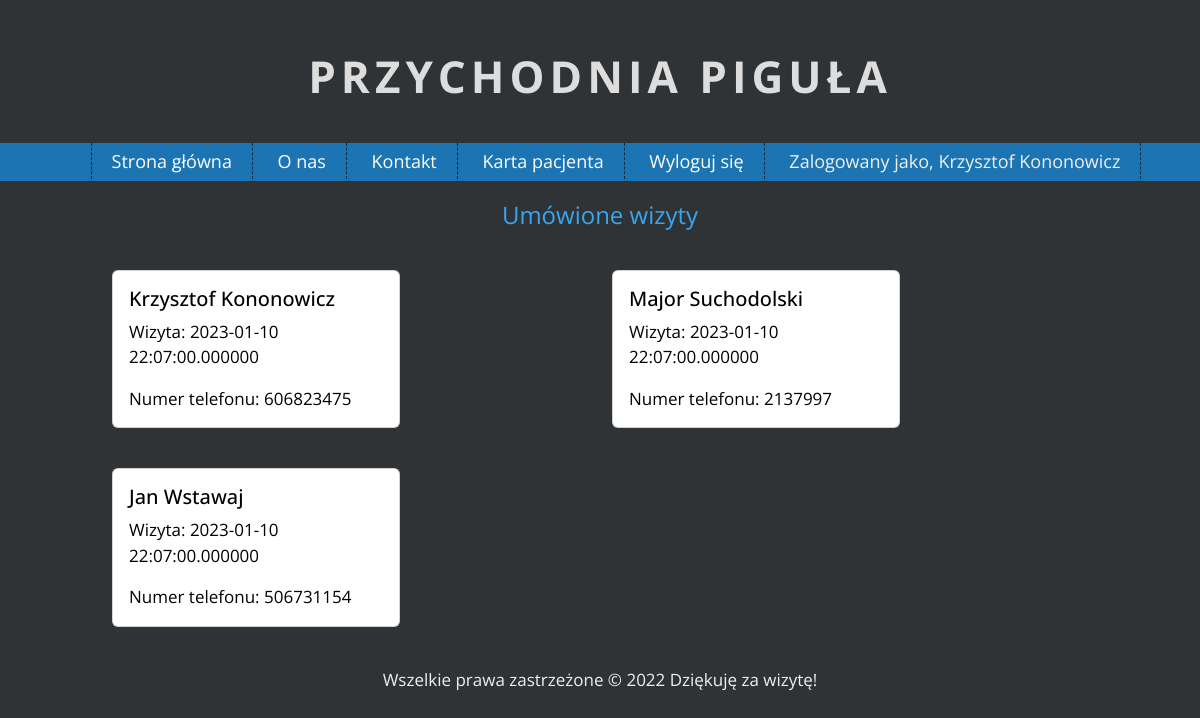
Page /visit-list/1 (signed in) on the committed database.
### app/models.py (models this page shows, shortened)
class Patient(UserMixin, db.Model):
    __tablename__ = "patient"
    id = db.Column(db.Integer, primary_key=True)
    name = db.Column(db.String(80), unique=False, nullable=False)
    surname = db.Column(db.String(80), unique=False, nullable=False)
    password = db.Column(db.String(80), unique=False, nullable=False)
    sex = db.Column(db.Boolean, unique=False, nullable=False)
    email = db.Column(db.String(120), unique=True, nullable=False)
    pesel = db.Column(db.String(80), unique=True, nullable=False)
    phone = db.Column(db.String(80), unique=True, nullable=False)
    doctor = db.relationship('Doctor', secondary='visit', back_populates='patient')
    def get_type(self):
        return self.__tablename__
    def get_id(self):
        return str(self.id)

### app/views.py (the view)
@views.route('/visit-list/<id>', methods=['GET', 'POST'])
@login_required
def patientList(id):
    visit_list = db.engine.execute(f'SELECT DISTINCT visit.date, patient.name, patient.surname, patient.phone FROM visit, patient WHERE visit.doctor_id == {id}')
    print(visit_list)
    return render_template('patient-list.html', visit_list=visit_list)

### loginmanager.py (called while the page is built)
@login_manager.user_loader
def load_user(user_id):
    login_type = session.get('login_type')
    if login_type == "doctor":
        return Doctor.query.get(int(user_id))
    else:
        return Patient.query.get(int(user_id))

### app/templates/patient-list.html
{% extends "index.html" %}
{% block content %}
    <div class="container my_gap">
        <h2 style="text-align: center">Umówione wizyty</h2>
    </div>
    <div class="container">
        <div class="row">
            {% for visit in visit_list %}
                <div class="col-sm-6 my_gap">
                    	<div class="card" style="width: 18rem;">
                      	<div class="card-body">
                            <h5 class="card-title" style="color: black">{{visit[1]}} {{visit[2]}}</h5>
                            <p class="card-text" style="color: black">
                                Wizyta: {{ visit.date }}</p>
                            <p class="card-text" style="color: black">
                                Numer telefonu: {{ visit[3] }}</p>
                      	</div>
                    	</div>
                </div>
            {% endfor %}
        </div>
    </div>
{% endblock %}

### app/templates/index.html (shortened to what this page needs)
<!DOCTYPE html>
<html lang="pl">
<head>
    <link rel="stylesheet" href="https://cdn.jsdelivr.net/npm/bootstrap@5.2.2/dist/css/bootstrap.min.css"
>
    <link rel="stylesheet" href="{{ url_for('static', filename='css/main.css') }}">
    <link rel="stylesheet" href="{{ url_for('static', filename='css/fontello.css') }}">
</head>
<body>
<h1 class="logo">Przychodnia piguła </h1>
<nav id="topnav">
    <ul class="menu">
        <li><a href="{{ url_for('views.home') }}">Strona główna</a></li>
        <li><a href="#">O nas</a></li>
        <li><a href="#">Kontakt</a></li>
        {% if current_user.is_authenticated %}
            {% if current_user.get_type() == "patient" %}
                <li><a href="{{ url_for('views.userDetails', id=current_user.get_id()) }}">Karta pacjenta</a></li>
            {% endif %}
            <li><a href="{{ url_for('views.logout') }}">Wyloguj się</a></li>
            <li style="text-align: right">Zalogowany jako, {{ current_user.name }} {{ current_user.surname }}</li>
        {% endif %}
    </ul>
</nav>
<div id="content">
    {% block content %}
    {% endblock %}
</div>
<div class="info">
    Wszelkie prawa zastrzeżone &copy; 2022 Dziękuję za wizytę!
</div>
</body>
</html>

### app/static/css/main.css (style rules this page uses)
body { margin: 0; background-color: #2F3336; color: #efefef; font-family: 'Open Sans', sans-serif; font-size: 17px; }
h1.logo { font-size: 44px; font-weight: 700; color: #ddd; text-align: center; text-transform: uppercase; letter-spacing: 5px; margin-top: 50px; margin-bottom: 40px; }
#topnav { background-color: #1c75b2; text-align: center; }
.menu { list-style-type: none; margin: 0; padding: 10; font-size: 18px; min-height: 38px; line-height: 200%; }
.menu > li { display: inline-block; padding-left: 20px; padding-right: 20px; border-right: 1px dashed #0a2b40; }
.menu > li:first-child { border-left: 1px dashed #0a2b40; }
.menu a { color: #fff; text-decoration: none; }
h1 { font-size: 44px; font-weight: 400; color:#39a5f1; margin-bottom: 20px; }
h2 { font-size: 24px ; font-weight: 400; color: #39a5f1; }
.info { margin-left: auto; margin-right: auto; text-align: center; padding: 20px; }
.container { margin-left: auto; margin-right: auto; width: 1000px; }
.my_gap { margin-top: 20px; margin-bottom: 20px; }

### rows in the picture
Patient: name "Krzysztof", surname "Kononowicz", date "2023-01-10 22:07:00.000000", phone "606823475"
Patient: name "Major", surname "Suchodolski", date "2023-01-10 22:07:00.000000", phone "2137997"
Patient: name "Jan", surname "Wstawaj", date "2023-01-10 22:07:00.000000", phone "506731154"
